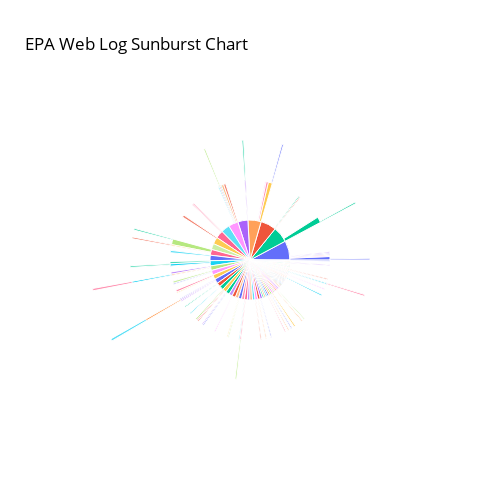

Notebook source saved alongside this figure:
### Code cell
# Create the Sunburst Plot
epa_fig = go.Figure(go.Sunburst(
    ids=sunburst_df_epa['id'],
    labels=sunburst_df_epa['label'],
    parents=sunburst_df_epa['parent'],
    values=sunburst_df_epa['value'],
    marker_colors=sunburst_df_epa['color'],
    insidetextorientation='radial',
    domain={'x': [0, 1], 'y': [0, 1]},
    hovertemplate='<b>Full Sequence:</b><br>'
                  ' %{id}<br>'
                  '<b>Count:</b> %{value}'
))

epa_fig.update_layout(
    autosize=False,
    height=500,
    width=500,
    title_text='EPA Web Log Sunburst Chart',
    font=dict(
        color="black"
    ),
    uniformtext=dict(minsize=12, mode='hide'),
    paper_bgcolor="White"
)

epa_fig.show()

### Figure 1 — Plotly figure (JSON) as saved in the notebook; plotly's stock layout.template omitted (floating-point values rounded to 4 significant figures; data arrays with more than 128 entries replaced by an {"elided": "..."} marker saying what was removed)
{"data": [{"domain": {"x": [0, 1], "y": [0, 1]}, "hovertemplate": "<b>Full Sequence:</b><br> %{id}<br><b>Count:</b> %{value}", "ids": {"elided": "164 str values"}, "insidetextorientation": "radial", "labels": {"elided": "164 str values"}, "marker": {"colors": {"elided": "164 str values"}}, "parents": {"elided": "164 str values"}, "values": {"elided": "164 int values"}, "type": "sunburst"}], "layout": {"title": {"text": "EPA Web Log Sunburst Chart"}, "font": {"color": "black"}, "uniformtext": {"minsize": 12, "mode": "hide"}, "autosize": false, "height": 500, "width": 500, "paper_bgcolor": "White"}}
